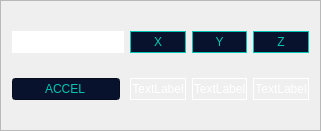
                                        <widget class="QFrame" name="ACCELFrame">
                                            <property name="geometry">
                                                <rect>
                                                    <x>260</x>
                                                    <y>760</y>
                                                    <width>321</width>
                                                    <height>131</height>
                                                </rect>
                                            </property>
                                            <property name="styleSheet">
                                                <string notr="true">color:white;
                                                    border-width:3px;
                                                </string>
                                            </property>
                                            <property name="frameShape">
                                                <enum>QFrame::Box</enum>
                                            </property>
                                            <property name="frameShadow">
                                                <enum>QFrame::Sunken</enum>
                                            </property>
                                            <property name="lineWidth">
                                                <number>0</number>
                                            </property>
                                            <property name="midLineWidth">
                                                <number>1</number>
                                            </property>
                                            <layout class="QGridLayout" name="gridLayout_10">
                                                <item row="0" column="0" alignment="Qt::AlignLeft">
                                                    <widget class="QLineEdit" name="Magnetometer_2">
                                                        <property name="styleSheet">
                                                            <string notr="true">border-style:offset;</string>
                                                        </property>
                                                        <property name="text">
                                                            <string/>
                                                        </property>
                                                        <property name="alignment">
                                                            <set>Qt::AlignCenter</set>
                                                        </property>
                                                        <property name="readOnly">
                                                            <bool>true</bool>
                                                        </property>
                                                    </widget>
                                                </item>
                                                <item row="0" column="1">
                                                    <widget class="QLabel" name="MagenetometerRoll_2">
                                                        <property name="styleSheet">
                                                            <string notr="true">background-color: #08122C;
                                                                color:rgb(0, 199, 179);
                                                            </string>
                                                        </property>
                                                        <property name="frameShape">
                                                            <enum>QFrame::Box</enum>
                                                        </property>
                                                        <property name="text">
                                                            <string>X</string>
                                                        </property>
                                                        <property name="alignment">
                                                            <set>Qt::AlignCenter</set>
                                                        </property>
                                                    </widget>
                                                </item>
                                                <item row="0" column="2">
                                                    <widget class="QLabel" name="MagenetometerRoll_3">
                                                        <property name="styleSheet">
                                                            <string notr="true">background-color: #08122C;
                                                                color:rgb(0, 199, 179);
                                                            </string>
                                                        </property>
                                                        <property name="frameShape">
                                                            <enum>QFrame::Box</enum>
                                                        </property>
                                                        <property name="text">
                                                            <string>Y</string>
                                                        </property>
                                                        <property name="alignment">
                                                            <set>Qt::AlignCenter</set>
                                                        </property>
                                                    </widget>
                                                </item>
                                                <item row="0" column="3">
                                                    <widget class="QLabel" name="MagenetometerRoll_4">
                                                        <property name="styleSheet">
                                                            <string notr="true">background-color: #08122C;
                                                                color:rgb(0, 199, 179);
                                                            </string>
                                                        </property>
                                                        <property name="frameShape">
                                                            <enum>QFrame::Box</enum>
                                                        </property>
                                                        <property name="text">
                                                            <string>Z</string>
                                                        </property>
                                                        <property name="alignment">
                                                            <set>Qt::AlignCenter</set>
                                                        </property>
                                                    </widget>
                                                </item>
                                                <item row="1" column="0" alignment="Qt::AlignLeft">
                                                    <widget class="QLineEdit" name="ACCElText">
                                                        <property name="styleSheet">
                                                            <string notr="true">background-color: #08122C;
                                                                color:rgb(0, 199, 179);
                                                            </string>
                                                        </property>
                                                        <property name="text">
                                                            <string>ACCEL</string>
                                                        </property>
                                                        <property name="alignment">
                                                            <set>Qt::AlignCenter</set>
                                                        </property>
                                                        <property name="readOnly">
                                                            <bool>true</bool>
                                                        </property>
                                                    </widget>
                                                </item>
                                                <item row="1" column="1">
                                                    <widget class="QLabel" name="ACCElXPlaceholder">
                                                        <property name="frameShape">
                                                            <enum>QFrame::Box</enum>
                                                        </property>
                                                        <property name="text">
                                                            <string>TextLabel</string>
                                                        </property>
                                                        <property name="alignment">
                                                            <set>Qt::AlignCenter</set>
                                                        </property>
                                                    </widget>
                                                </item>
                                                <item row="1" column="2">
                                                    <widget class="QLabel" name="ACCElYPlaceholder">
                                                        <property name="frameShape">
                                                            <enum>QFrame::Box</enum>
                                                        </property>
                                                        <property name="text">
                                                            <string>TextLabel</string>
                                                        </property>
                                                        <property name="alignment">
                                                            <set>Qt::AlignCenter</set>
                                                        </property>
                                                    </widget>
                                                </item>
                                                <item row="1" column="3">
                                                    <widget class="QLabel" name="ACCElZPlaceholder">
                                                        <property name="frameShape">
                                                            <enum>QFrame::Box</enum>
                                                        </property>
                                                        <property name="text">
                                                            <string>TextLabel</string>
                                                        </property>
                                                        <property name="alignment">
                                                            <set>Qt::AlignCenter</set>
                                                        </property>
                                                    </widget>
                                                </item>
                                            </layout>
                                        </widget>
